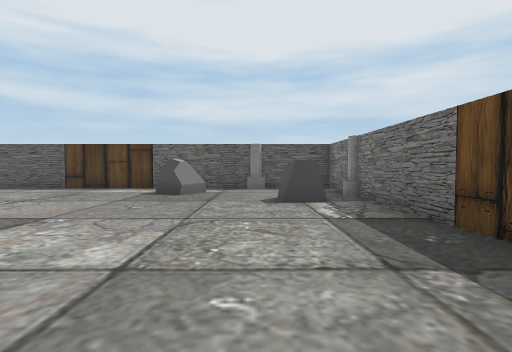
view 1 (above)

12 first-person views from a walk through a Unity game level. The camera is 1.5 m above the floor, tilts 2° down and sees 85° across. The floor is counted in squares, 2 m on a side. Each view is taken from the middle of a square. On the plan, view 1 faces up. The plan holds only what a view shows up to about 10 squares ahead; the rest is blank. The place goes on beyond the plan.

view 2
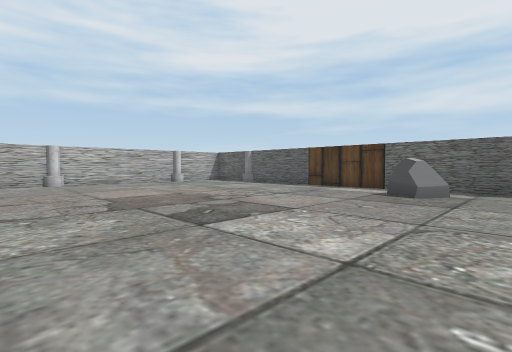

view 3
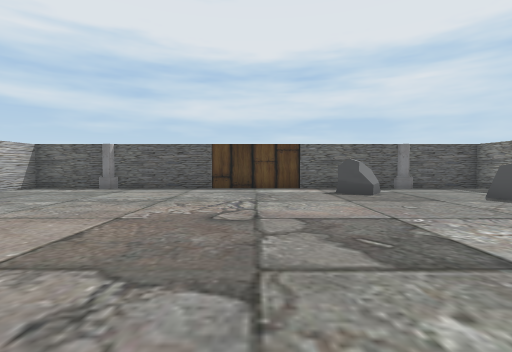

view 4
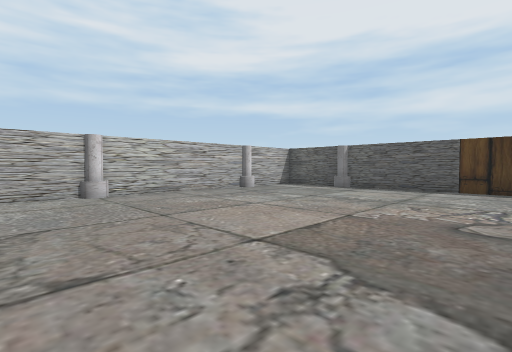

view 5
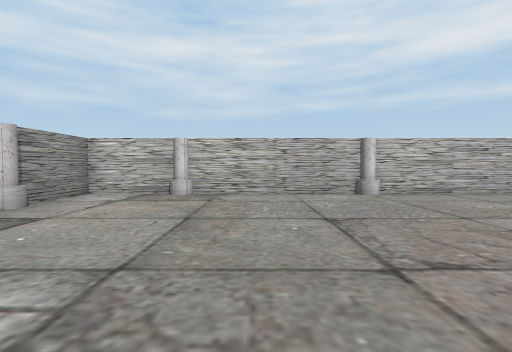

view 6
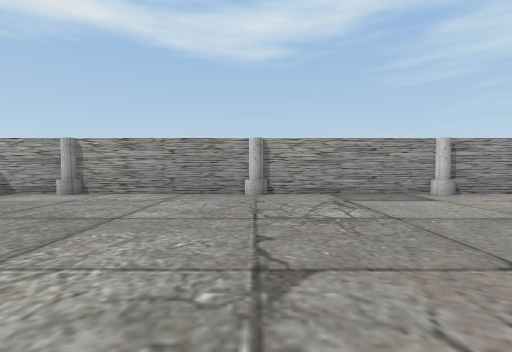

view 7
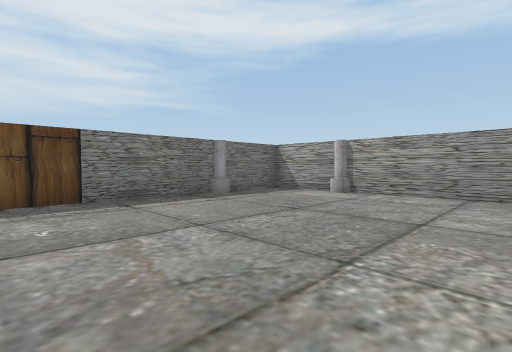

view 8
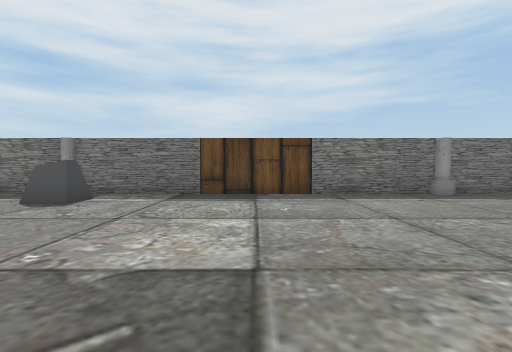

view 9
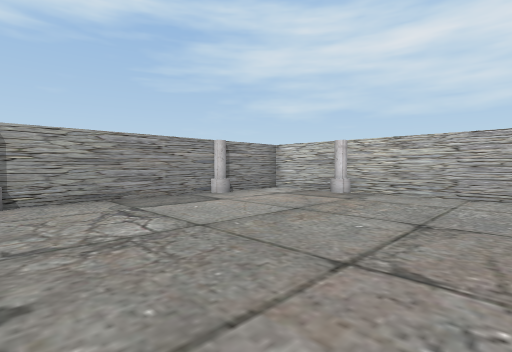

view 10
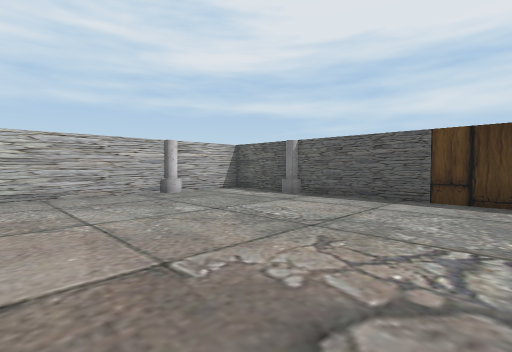

view 11
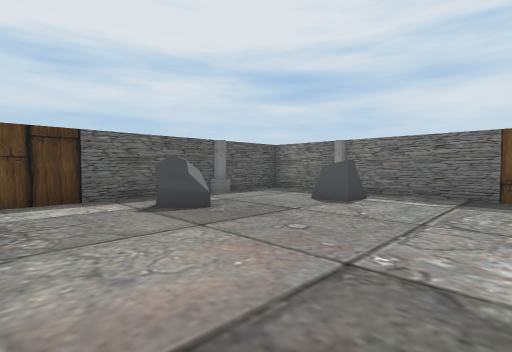

view 12
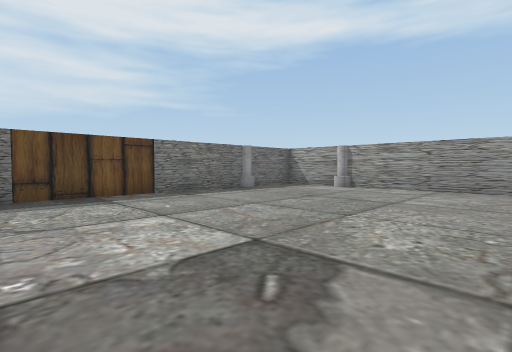

### Floor plan
Points are (right, up) in squares from view 1. A wall is a line through its corners. A room is listed if a view was taken in it or the views show most of it. See-through windows are left out.
Room 1 (views 1, 2, 3, 4, 5, 6, 7, 8, 9, 10, 11, 12)
walls: (-12.5, 1.5) (-12.5, -2.5); (-12.5, 6.5) (-12.5, 2.4); (-0.4, 9.5) (-9.5, 9.5); (-12.5, -3.4) (-12.5, -5.5) (2.5, -5.5) (2.5, 9.5) (0.4, 9.5); (-10.4, 9.5) (-12.5, 9.5) (-12.5, 7.4)
objects: other object (-13, -3); other object (-13, 2); other object (-13, 7); other object (-10, -5); other object (-10, 10); other object (-5, -5); other object (-2, 8); other object (0, -5); other object (0, 10); other object (1, 6); other object (2, -3); other object (2, 7)

Where each view was taken, in squares from view 1:
view 1: 0 up, 0 right, facing up
view 2: 0 up, 0 right, facing up-left
view 3: 0 up, 5 left, facing up
view 4: 0 up, 5 left, facing up-left
view 5: 1 down, 5 left, facing left
view 6: 2 up, 5 left, facing down
view 7: 2 up, 4 left, facing down-right
view 8: 2 up, 5 left, facing right
view 9: 1 up, 5 left, facing down-left
view 10: 3 up, 5 left, facing up-left
view 11: 3 up, 5 left, facing up-right
view 12: 4 up, 5 left, facing down-right
